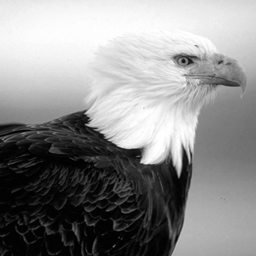
#> input picture eagle.tif, 256 x 256 px
$ python part3.py
#> lines starting #> are read from the running program, lines starting #| are printed output that depends on the picture
# -*- coding: utf-8 -*-
"""
Created on Wed Feb 26 02:01:51 2020

@author: SAKSHAM
"""

import numpy as np
import matplotlib.pyplot as plt
import pywt
import pywt.data
from PIL import Image
import cv2


##############################################################################################################
# For calculating image energy of given image----------------------------------------------------------------

def calc_energy_map(img):
        energy = np.absolute(cv2.Scharr(img, -1, 1, 0)) + np.absolute(cv2.Scharr(img, -1, 0, 1))
    #    print(energy.shape)
        return energy
##############################################################################################################

##############################################################################################################
# For calculating total energy of the givan image--------------------------------------------------
def img_energy(img):
    en = calc_energy_map(img)   # calling energy map function
    return np.sum(en)
##############################################################################################################


##############################################################################################################
# Load image
im = Image.open('eagle.tif')    # importing the image
#> im is the input picture: PIL image 256x256 L; min 0, max 255, mean 140.1
img = np.array(im)              # convert to array

print(img_energy(img))
#> in calc_energy_map, `energy = np.absolute(cv2.Scharr(img, -1, 1, 0)) + np.absolute(cv2.Scha..`:
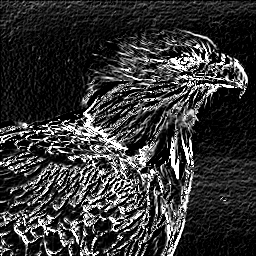
#> energy: shape (256, 256); min 0, max 255, mean 53
#| 3474615
##############################################################################################################


##############################################################################################################
# L1
# Wavelet transform of image, and plot approximation and details
titles = ['Approximation', ' Horizontal detail',
          'Vertical detail', 'Diagonal detail']
coeffs2 = pywt.dwt2(img, 'bior1.3')
LL, (LH, HL, HH) = coeffs2
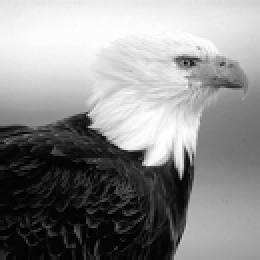
#> LL: shape (130, 130) float64 (shown 2 times larger); min -6.19, max 511, mean 280.1; drawn with min black and max white
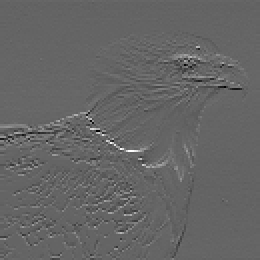
#> LH: shape (130, 130) float64 (shown 2 times larger); min -88.38, max 135.1, mean 0.6; drawn with min black and max white
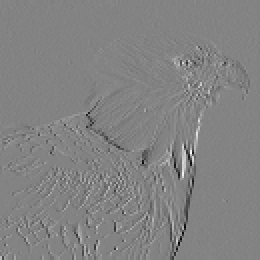
#> HL: shape (130, 130) float64 (shown 2 times larger); min -95.63, max 90.25, mean -0.2; drawn with min black and max white
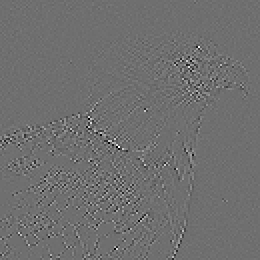
#> HH: shape (130, 130) float64 (shown 2 times larger); min -30, max 38.5, mean 0; drawn with min black and max white
fig = plt.figure(figsize=(12, 3))
for i, a in enumerate([LL, LH, HL, HH]):
    ax = fig.add_subplot(1, 4, i + 1)
    ax.imshow(a, interpolation="nearest", cmap=plt.cm.gray)   # Plotting results
    ax.set_title(titles[i], fontsize=10)
    ax.set_xticks([])
    ax.set_yticks([])
#> this loop made 4 passes

fig.tight_layout()
plt.show()
##############################################################################################################

##############################################################################################################
# Inverse  transform for getting the image back
inverse_transform = pywt.idwt2((LL, (LH, HL, HH)), 'bior1.3')
inverse_transform =  inverse_transform.astype(int)
inverse_transform  = np.array(inverse_transform, dtype=np.uint8)
print(img_energy(inverse_transform))
#| 3482057
cv2.imshow('image',inverse_transform)
cv2.waitKey(0)

##############################################################################################################


##############################################################################################################
#level 2

coeffs22 = pywt.dwt2(LL, 'bior1.3')      # Performing dwt to LL

inverse_transform2 = pywt.idwt2(coeffs22, 'bior1.3')    # Applying the inverse transform
inverse_transform2 =  inverse_transform2.astype(int)     # Converting to integer array
inverse_transform2  = np.array(inverse_transform2, dtype=np.uint8)
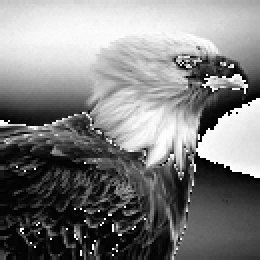
#> inverse_transform2: shape (130, 130) (shown 2 times larger); min 0, max 255, mean 126.7
print(img_energy(inverse_transform2))
#> in calc_energy_map (call 3), `energy = np.absolute(cv2.Scharr(img, -1, 1, 0)) + np.absolute(cv2.Scha..`:
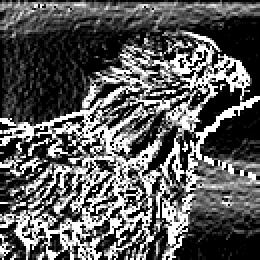
#> energy: shape (130, 130) (shown 2 times larger); min 0, max 255, mean 90.4
#| 1528228
cv2.imshow('image',inverse_transform2)
cv2.waitKey(0)
##############################################################################################################

$ run again, with reconstructed_img_l1.JPG saved as eagle.tif
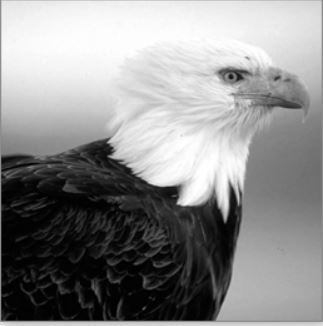
#> input picture reconstructed_img_l1.JPG, 323 x 326 px
#> im is the input picture: PIL image 323x326 RGB; min 0, max 255, mean 140.9
#| 15676311
#> HL: shape (326, 164, 4) float64; every value is 0
#> the loop `for i, a in enumerate([LL, LH, HL, HH]):` made 4 passes
#> energy: shape (326, 324, 4)
#| 20988480
#> `inverse_transform2  = np.array(inverse_transform2, dtype=np.uint8)`:
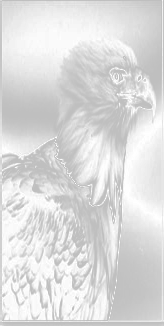
#> inverse_transform2: shape (326, 164, 4); mean of channels 0, 1, 2, 3 126.3, 126.3, 126.3, 126.3; transparent parts drawn white
#> in calc_energy_map (call 3), `energy = np.absolute(cv2.Scharr(img, -1, 1, 0)) + np.absolute(cv2.Scha..`:
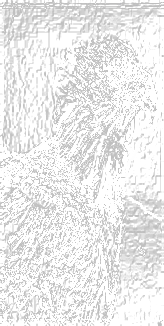
#> energy: shape (326, 164, 4); mean of channels 0, 1, 2, 3 78.3, 78.3, 78.3, 78.3; transparent parts drawn white
#| 16735530
